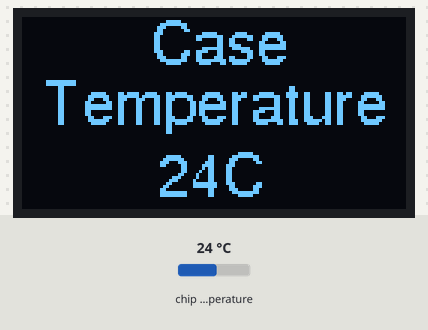
A program run on a simulated Raspberry Pi Pico running MicroPython. Shown: 128×64 one-colour display. The inputs (shaded band) are chosen by the test bench; at power-on: chip temperature 24 °C. Library files of the repository ran but are not shown: freesans20.py, writer.py; what the program prints to the serial console is not drawn.

Above: at 1.2 s.
1.3 s: chip temperature set to 1 °C
At 7.1 s:
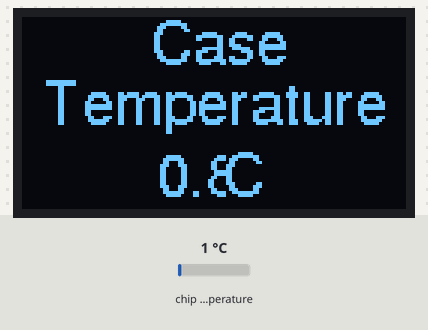
13.3 s: chip temperature set to 11 °C
At 19.0 s:
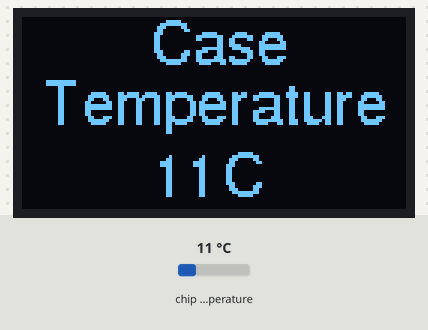
22.9 s: chip temperature set to 22 °C
At 25.0 s:
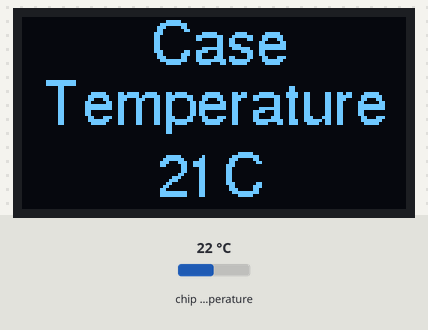
Timing chart, 0 to 26.5 s (numbered marks = the images above; inputs shaded):
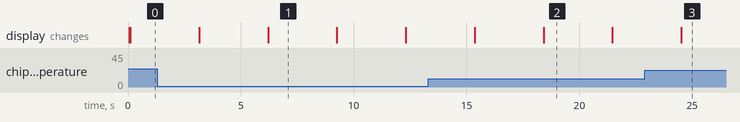

Measured:
- after the input at 1.3 s, the display: first differs from a run without the input after 4.9 s (image 1)
- after the input at 13.3 s, the display: first differs from a run without the input after 5.1 s (image 2)
- after the input at 22.9 s, the display: changes after 1.6 s (image 3)
- what the display in image 1 shows lasts 3.1 s, from 6.2 s to 9.3 s

The program:

main.py
```python
from machine import Pin, I2C
from ssd1306 import SSD1306_I2C
import framebuf
import utime
import freesans20
import writer

sensor_temp = machine.ADC(4)
conversion_factor = 3.3 / (65535)

WIDTH  = 128
HEIGHT = 64

i2c = I2C(0, scl = Pin(17), sda = Pin(16), freq=200000)
oled = SSD1306_I2C(WIDTH, HEIGHT, i2c)

while True:
    reading = sensor_temp.read_u16() * conversion_factor
    t = 27 - (reading - 0.706) / 0.001721
    oled.fill(0)

    formatted_temperature = "{:.1f}".format(t)

    font_writer = writer.Writer(oled, freesans20)

    font_writer.set_textpos(44, 0)
    font_writer.printstring("Case")

    font_writer.set_textpos(8, 20)
    font_writer.printstring("Temperature")

    font_writer.set_textpos(46, 44)
    font_writer.printstring(str(formatted_temperature))

    font_writer.set_textpos(68, 44)
    font_writer.printstring("C")
    oled.show()

    # Delay for 5 seconds
    utime.sleep(3)
    oled.fill(0)

    # Display another text after the delay
    font_writer.set_textpos(40, 8)
    font_writer.printstring("ASRI")

    font_writer.set_textpos(8, 38)
    font_writer.printstring("RUSLAN-PC")
    oled.show()

    # Delay for 5 seconds again
    utime.sleep(3)
```
